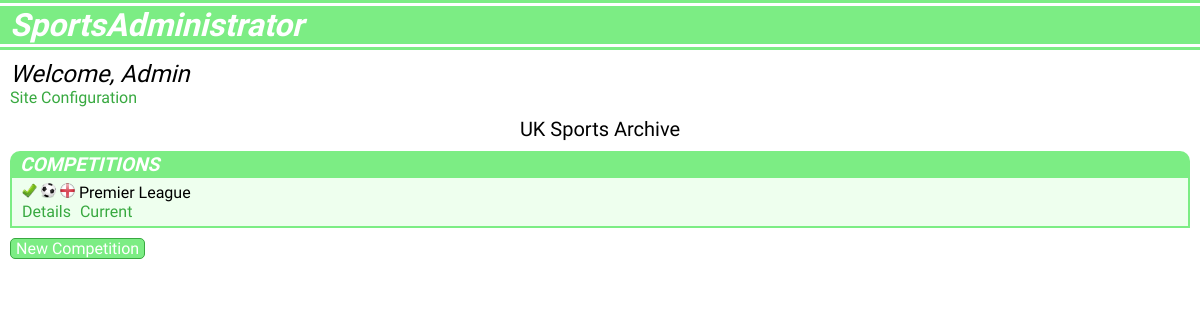
Screenshot of /cms/ (signed in) with the database file from the repository.
### users/models.py (models this page shows, shortened)
class User(AbstractUser):
    objects = UserManager()
    organisation = models.CharField(max_length=50, blank=True, null=True)
    site_name = models.CharField(max_length=50, blank=True, null=True)
    site_type = models.CharField(max_length=25, choices=SITE_OPTIONS, blank=True, null=True)
    primary_color = models.CharField(max_length=10, blank=True, null=True, default="#ffffff")
    secondary_color = models.CharField(max_length=10, blank=True, null=True, default="#ffffff")
    primary_text = models.CharField(max_length=10, blank=True, null=True, default="#000000")
    secondary_text = models.CharField(max_length=10, blank=True, null=True, default="#000000")

### data/models.py (models this page shows, shortened)
class Competition(models.Model):
    objects = models.Manager()
    name = models.CharField(max_length=100)
    sport = models.ForeignKey(Sport, related_name='competitions', on_delete=models.CASCADE)
    country = models.ForeignKey(Country, related_name='competitions', on_delete=models.CASCADE)
    type = models.CharField(max_length=10, choices=COMPETITION_TYPES)
    format = models.CharField(max_length=10, choices=COMPETITION_FORMATS)
    is_active = models.BooleanField(default=True)

class Sport(models.Model):
    objects = models.Manager()
    name = models.CharField(max_length=25, unique=True)
    icon = models.ImageField(upload_to="images/sports", blank=True, null=True)

class Country(models.Model):
    objects = models.Manager()
    name = models.CharField(max_length=100, unique=True)
    short_name = models.CharField(max_length=25, unique=True)
    abbreviation = models.CharField(max_length=25, unique=True)
    flag = models.ImageField(upload_to="images/countries", blank=True, null=True)

### cms/views.py (the view)
# urls.py: path('cms/', cms_views.cms_home, name='cms_home'),
def cms_home(request):
    user = request.user
    if user.is_authenticated:
        competitions = Competition.objects.all()
        return render(request, "cmshome.html", {'competitions': competitions})
    else:
        return redirect(reverse('login'))

### cms/templates/cmshome.html (shortened to what this page needs)
{% extends "cmsbase.html" %}
{% block page %}
    <div class="page-header">
        Welcome, {{ user }}
    </div>
    <a class="nav-link" href="{% url 'configuration' %}">Site Configuration</a>
    <div class="site-header">
        {{ user.site_name }}
    </div>
    <section id="competitions">
        <div class="cms-header">
            COMPETITIONS
        </div>
        <div class="cms-details">
            {% if competitions %}
                {% for competition in competitions %}
                    <div class="format-details list-item">
                        {% if competition.is_active %}
                            <img class="icon-image" src="{{ MEDIA_URL }}images/icons/tick.png" />
                        {% else %}
                            <img class="icon-imagev" src="{{ MEDIA_URL }}images/icons/cross.png" />
                        {% endif %}
                        <img class="icon-image" src="{{ MEDIA_URL }}{{ competition.sport.icon }}" />
                        <img class="icon-image" src="{{ MEDIA_URL }}{{ competition.country.flag }}" />
                        {{ competition.name }}
                        <div class="list-links">
                            <a class="list-link" href="{% url 'competition_details' competition.id %}">Details</a>
                            {% if competition.is_active %}
                                <a class="list-link" href="">Current</a>
                            {% endif %}
                        </div>
                    </div>
                {% endfor %}
            {% else %}
                <div class="format-details">
                    You haven't set up any competitions yet.
                </div>
            {% endif %}
        </div>
        <div class="cms-link-button">
            <a href="{% url 'new_competition' %}">
                New Competition
            </a>
        </div>
    </section>
{% endblock %}

### static/css/default.css (style rules this page uses)
body { font-family: 'Archivo Narrow'; margin: 0; padding: 0; }
.icon-image { height: 15px; width: 15px; }
.page-header { font-style: italic; font-size: 1.5em; }
.site-header { font-size: 1.25em; text-align: center; margin: 10px auto; }
.cms-header { margin: 0; background-color: #7ced84; color: white; font-weight: bold; font-style: italic; padding: 2px 0px 2px 10px; font-size: 1.2em; border-radius: 10px 10px 0 0; }
.cms-details { border: 2px solid #7ced84; border-top: 0; margin-bottom: 10px; }
.format-details { padding: 5px 10px; }
.cms-link-button { text-align: center; margin: 5px 0; background-color: #7ced84; width: fit-content; padding: 0 5px; border-radius: 5px; border: 1px solid #38a940; }
.cms-link-button a { text-decoration: none; color: white; }
.list-link { margin-right: 5px; color: #38a940; text-decoration: none; }
.list-item:nth-of-type(odd) { background-color: #eeffee; }
.nav-link { color: #38a940; text-decoration: none; }

### rows the page displays
User: username "Admin", site_name "UK Sports Archive"
Competition: is_active True (drawn), sport.icon (picture), country.flag (picture), name "Premier League"
